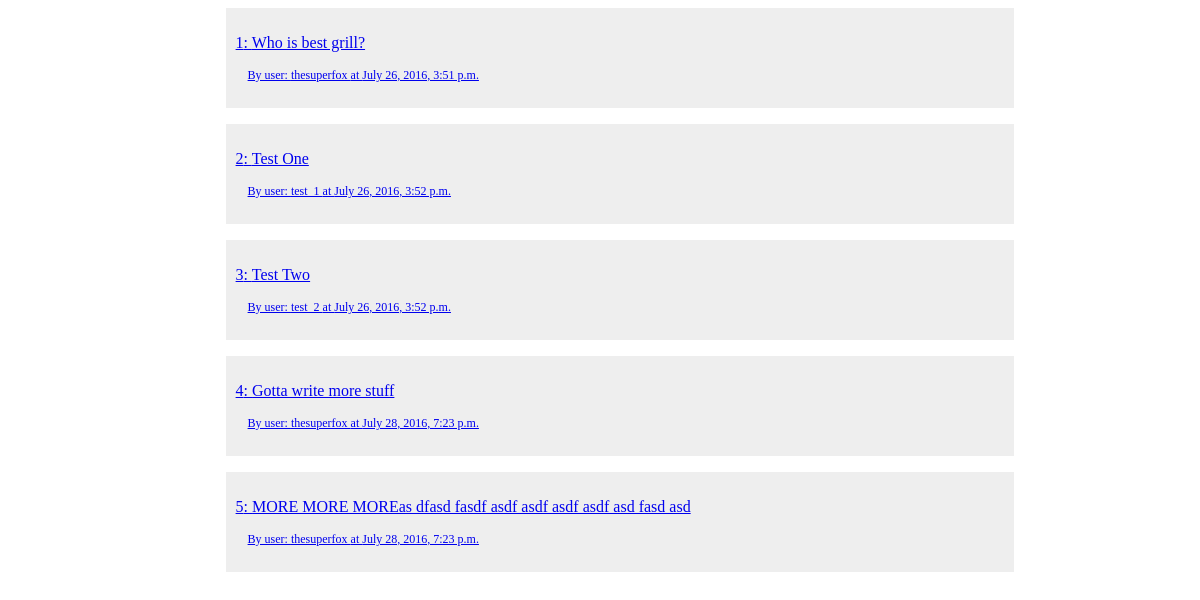
Page /topics/ on the committed database.
### topics/models.py (models this page shows, shortened)
class Topic(models.Model):
    topic_text = models.CharField(max_length = 300)
    description_text = models.TextField(max_length=400, default="Put description here")
    pub_date = models.DateTimeField('Date Posted')
    number_of_replies = models.IntegerField(default=0)
    user_who_posted = models.ForeignKey(User, on_delete=models.CASCADE)

### topics/views.py (the view)
class IndexView(generic.ListView):
    model = Topic
    template_name = 'topics/index.html'
    context_object_name = 'list_of_topics'
    def get_queryset(self):
        return Topic.objects.all()

### topics/templates/topics/index.html (shortened to what this page needs)
<head>
  {% load staticfiles %}
  <link rel="stylesheet" type="text/css" href="{% static 'topics/index_style.css' %}"/>
</head>
<body>
    {% if list_of_topics %}
    <div class="table">
      <ul>
        {% for topic in list_of_topics %}
        <li><a href="{% url 'topics:one_topic' topic.id %}">
          <div class="box">
            <p> {{ forloop.counter }}: {{ topic.topic_text }}</p>
            <p id="post_info">
              By user: {{ topic.user_who_posted }} at {{ topic.pub_date }}
            </p>
          </div>
        </a></li>
        {% endfor %}
      </ul>
    </div>
    {% else %}
      <p> There are not topics to display :(</p>
    {% endif %}
</body>

### topics/static/topics/index_style.css (style rules this page uses)
body { background-color: #FFF; }
li { list-style-type: none; color: white; padding-bottom: 1em; margin: 0; }
div.table { min-height: 10em; width: 70%; margin: auto; }
div.box { padding: 10px; margin: auto; min-height: 5em; background-color: #EEE; }
#post_info { font-size: 12px; padding-left: 12px; }

### rows in the picture
Topic: topic_text "Who is best grill?", user_who_posted "thesuperfox", pub_date "July 26, 2016, 3:51 p.m."
Topic: topic_text "Test One", user_who_posted "test_1", pub_date "July 26, 2016, 3:52 p.m."
Topic: topic_text "Test Two", user_who_posted "test_2", pub_date "July 26, 2016, 3:52 p.m."
Topic: topic_text "Gotta write more stuff", user_who_posted "thesuperfox", pub_date "July 28, 2016, 7:23 p.m."
Topic: topic_text "MORE MORE MOREas dfasd fasdf asdf asdf asdf asdf asd fasd asd", user_who_posted "thesuperfox", pub_date "July 28, 2016, 7:23 p.m."
